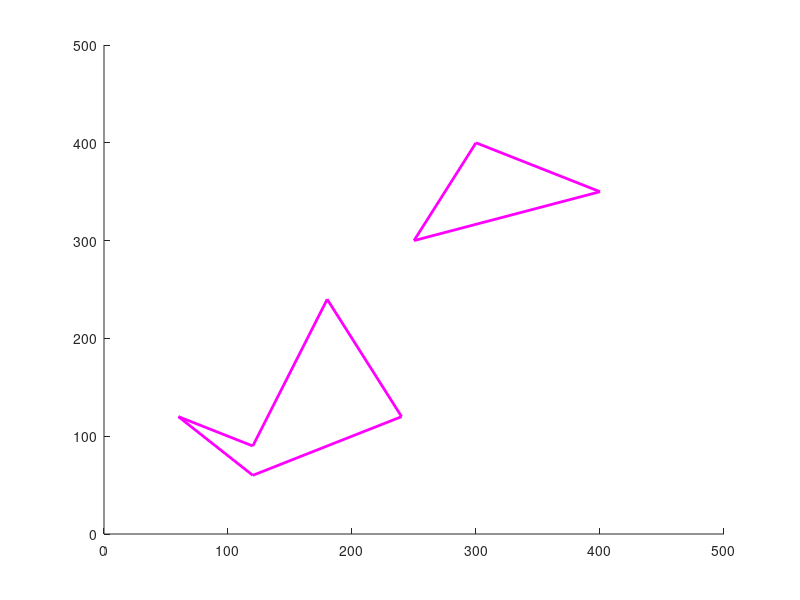

Write MATLAB code to recreate this figure. (Note: this script raises an error after producing the figure.)
clear; %without this, you will get weird results in consecutive runs as
%previous worksapce variables will be used

warning off;


x_max = 500;
y_max = 500;

maxStep = 50;
maxNodes = 300;
r = 70;

figure(1)
axis([0 x_max 0 y_max])

obs = [2+3,5+3,3+3,2+3;3+3,4+3,5+3,3+3]; % just a random obstacle
obs = 50*obs; % scale obstacle for 1000 by 1000 axis (would be too small otherwise

obs2 = [1,2,4,3,2,1;2,1,2,4,1.5,2]; %another obstacle.
obs2 = 60*obs2;

%the above 2 obstacles will always show up

allObs{1} = obs;
allObs{2} = obs2;
%draw obstacles
for i=1:1:3
    line([obs(1,i);obs(1,i+1)], [obs(2,i);obs(2,i+1)], 'Color', 'm', 'LineWidth', 2);
    drawnow
    hold on
end

for i=1:1:length(obs2)-1
    line([obs2(1,i);obs2(1,i+1)], [obs2(2,i);obs2(2,i+1)], 'Color', 'm', 'LineWidth', 2);
    drawnow
    hold on
end

disp(['press Y if you want to add an obstacle' newline]);
%in case user wants to add obstacles using mouse
[~,~,buttonYN] = ginput(1); % we don't used first 2 variables so we replace with ~
%user will press Y if they want to add a new obstacle
yAscii = 121; %ascii number of character y
newObs = [];
disp('keep using the left mouse click to create the obstacle');
disp(['when done, click anything else and the last point will be connected with the first point in order to form obstacle' newline]);
while buttonYN == yAscii
    [x,y,~] = ginput(2);%we draw first line using x and y
    line(x, y, 'Color', 'm', 'LineWidth', 2);
    newObs = [x(1) x(2); y(1) y(2)];
    prevPoint = [x(2) , y(2)]; % this will be the start point of next line
    
    [x1,y1,button] = ginput(1);
    while button == 1 % 1 is for left mouse click
        newObs = [ newObs [x1;y1]];
        line([prevPoint(1), x1],[prevPoint(2);y1], 'Color', 'm', 'LineWidth', 2);
        prevPoint = [x1 , y1];
        [x1,y1,button] = ginput(1);%get next point
    end
    newObs = [ newObs [x(1);y(1)]]; % connect first and last points
    line([prevPoint(1), x(1)],[prevPoint(2);y(1)], 'Color', 'm', 'LineWidth', 2);
    allObs{length(allObs)+1} = newObs;%add newObs to the list of obstacles
    disp(['press Y if you want to start creating another obstacle' newline]);
    [~,~,buttonYN] = ginput(1); %if user presses y again then we add another obstacle
end

disp(['choose start and end points' newline]);
%only for xbox capture
%[d,f] = ginput(1);

%get start and end points
[x,y] = ginput(2);

%nodes is a struct that will hold each node
nodes(1).coord = [x(1);y(1)];
nodes(1).cost = 0; %cost will hold the distance from root to node
nodes(1).parent = 0; % parent will hold the parent of the current node
nodes(1).idx = 1; %the index of the node in the list. (so i don't have to send it to function separetly.

%show start and end points in red
plot(x(1),y(1),'r*')
plot(x(2),y(2),'r*')

%end point coordinates
x_end.coord = [x(2);y(2)];
x_end.cost = 0; %will bot be used but needed so we can put x_end in nodes

%disp('nodes(1).coord = ' + nodes(1).coord);

%this will hold the list of edges
edges = [];

%starts from 2 because we already filled nodes(1)
i = 2;

while i < maxNodes
    x_rand = [floor(rand(1)*x_max) ; floor(rand(1)*y_max)];
    
    nearest_idx = nearest(nodes, x_rand);
    x_new = steer(x_rand, nodes(nearest_idx).coord, maxStep);
    if collisionWithAllObs(nodes(nearest_idx).coord,x_new,allObs) == 0
        r_near_nodes = r_near(nodes, x_new, r);
        plot(x_new(1),x_new(2),'k*')
        
        x_min = nodes(nearest_idx);
        %current minimum cost
        cost_min = nodes(nearest_idx).cost + distance(nodes(nearest_idx).coord,x_new);
        
        %we search for an alternative path with less cost from one of the near nodes (in radius r
        %if we find such a path then we will choose an edge between the
        %approriate node in x_near and x_new instead of edge
        %(x_nearest,x_new)
        for i_near = 1:1:length(r_near_nodes)
            if collisionWithAllObs(r_near_nodes(i_near).coord,x_new,allObs) == 0 && (r_near_nodes(i_near).cost + distance(r_near_nodes(i_near).coord,x_new)) < cost_min
                x_min = r_near_nodes(i_near);
                cost_min = r_near_nodes(i_near).cost + distance(r_near_nodes(i_near).coord,x_new);
            end
        end
        % here i need to add the edge x_min,x_new to the list of edges
        edges = [edges [x_min.idx; i]];
        %now we know everything about the current node
        nodes(i).idx = i;
        nodes(i).coord = x_new;
        nodes(i).cost = cost_min;
        nodes(i).parent = x_min.idx;
        %add new_node to list of nodes
        %nodes = [nodes node_new];
        
        %we check if there is an alternative path to x_near (within radius
        %r from x_new) from x_new. if there is, then remove edge
        %(x_near.parent,x_near) and add edge (x_new,x_near) as this new
        %path to x_near has less cost
        for j_near = 1:1:length(r_near_nodes)
            if collisionWithAllObs(x_new,r_near_nodes(j_near).coord,allObs) == 0 && (nodes(i).cost +distance(x_new,r_near_nodes(j_near).coord) < r_near_nodes(j_near).cost)
                x_parent = r_near_nodes(j_near).parent;
                %now we want to delete edge x_parent, i_near
                [rows,cols] = size(edges);
                for col = 1:1:cols
                    if edges(1,col) == x_parent &&  edges(2,col) == r_near_nodes(j_near).idx
                        %replace edge (x_near.parent,x_near) with (x_new,x_near)
                        edges(1,col) = i;
                        edges(2,col) = r_near_nodes(j_near).idx;
                        break;
                    end
                end
            end
        end
        i = i + 1; % we only add 1 if x_rand was obstacle free
    end
    
end


%draw all edges in the tree in black
[~,cols] = size(edges);
for col = 1:1:cols
    %in row 1, edge has u, in row 2 of the same column it has v
    % (there is an edge from u to v)
    u_x = nodes(edges(1,col)).coord(1);
    u_y = nodes(edges(1,col)).coord(2);
    v_x = nodes(edges(2,col)).coord(1);
    v_y = nodes(edges(2,col)).coord(2);
    line([u_x;v_x], [u_y;v_y], 'Color', 'k', 'LineWidth', 2);
    drawnow
    hold on
end

% we look for closeset point to x_end and see if we can connect it to tree
nearest_idx = nearest(nodes, x_end.coord);
%if there was no path between start and goal, then this if will always fail
%and we won't visualize path.

if collisionWithAllObs(nodes(nearest_idx).coord,x_end.coord,allObs) == 0
    x_end.parent = nearest_idx;
    x_end.idx = length(nodes)+1;
    nodes(length(nodes)+1) = x_end;
    current_idx = x_end.idx;
    parent_idx = x_end.parent;
    %start from end point and traverse tree by parent pointer until root is
    %reached (root has parent equal 0)
    %code will reach this point only if we were able to form connection
    %between end point and tree (and the tree always contains the root so
    %we will never get stuck here
    while parent_idx ~= 0
        line([nodes(current_idx).coord(1);nodes(parent_idx).coord(1)], [nodes(current_idx).coord(2);nodes(parent_idx).coord(2)], 'Color', 'r', 'LineWidth', 2);
        current_idx = parent_idx;
        parent_idx = nodes(current_idx).parent;
    end
else
    %if we weren't able to connect tree to end point then there is no path
    %(of course this doesn't mean that there is no path 100%
    disp('NO PATH FOUND');
end


% functions

%euclidean distance between 2 points 
function d = distance(a,b)
    d = sqrt( (a(1)-b(1))^2 + (a(2)-b(2))^2 );
end

%returns nearest point from tree to x_rand
function nearest_idx = nearest(nodes, x_rand)
    distList = [];
    for i = 1:1:length(nodes)
        distList = [distList , distance(nodes(i).coord,x_rand)];
    end
    [~,idx] = min(distList);
    nearest_idx = idx;
end

%returns x_rand or a if it's too far away then returns a point maxStep
%distance away from x_near in the direction of the vector x_rand-x_near
function x_new = steer(x_rand, x_near,maxStep)
    dist = distance(x_rand,x_near);
    if dist > maxStep
        x_new = x_near + (x_rand - x_near)*maxStep/dist;
    else
        x_new = x_rand;
    end
end

%returns list of nodes that are within radius r from x_new
function r_near_nodes = r_near(nodes, x_new, r)
    r_near_nodes = [];
    for i = 1:1:length(nodes)
        if distance(nodes(i).coord,x_new) <= r
            r_near_nodes = [r_near_nodes nodes(i)];
        end
    end
end

%returns 1 if line a b collides with any of the obstacles.
%else returns 0
function colFound = collisionWithAllObs(a,b,obstacles)
    for i = 1:1:length(obstacles)
        if collisionWithObstacle(a,b,obstacles{i}) == 1 || configInsideObstacle(b,obstacles{i}) == 1
            colFound = 1;
            return;
        end
        colFound = 0;
    end
end
    
    
         
    
    
    
   